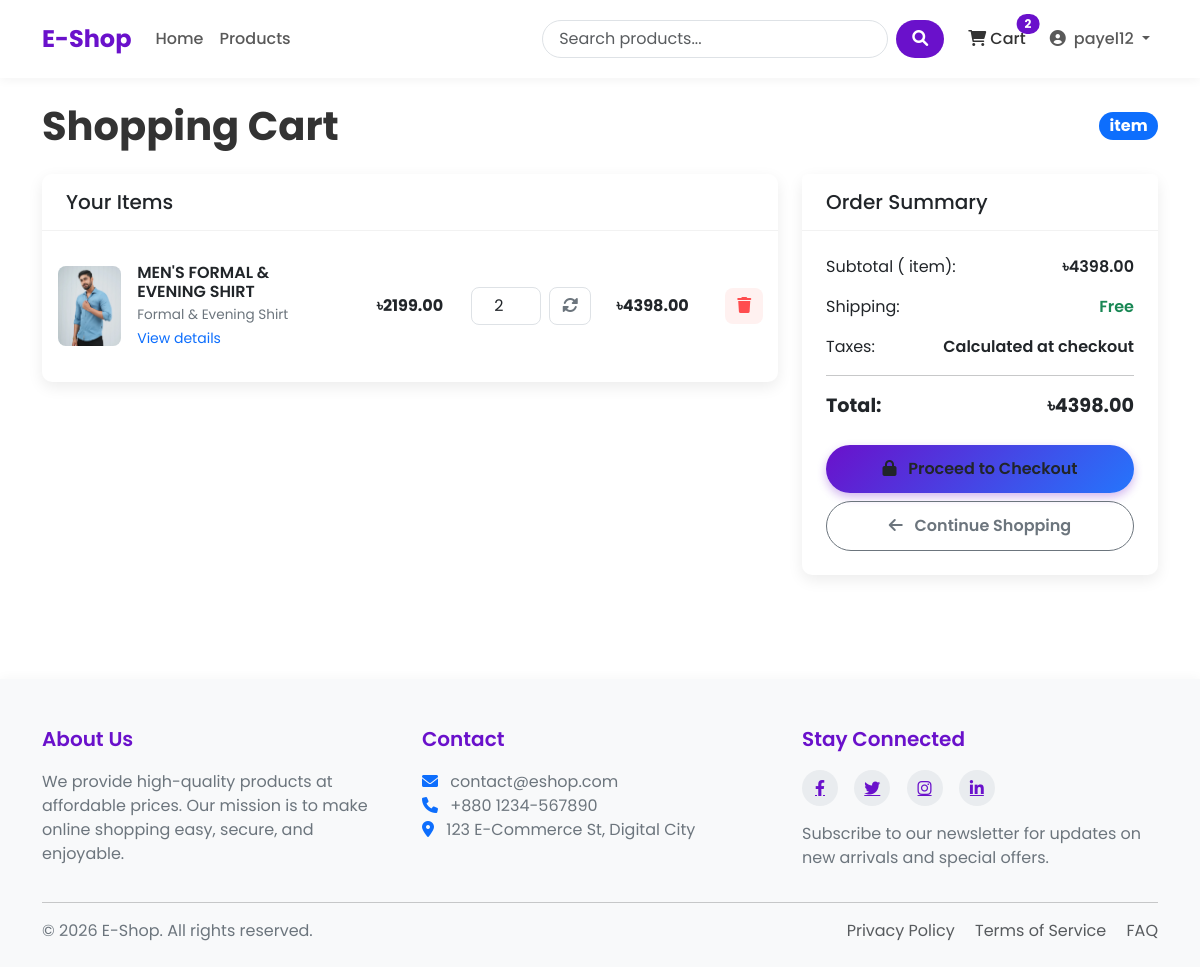
The page /cart/ (signed in) on the database as committed earlier.
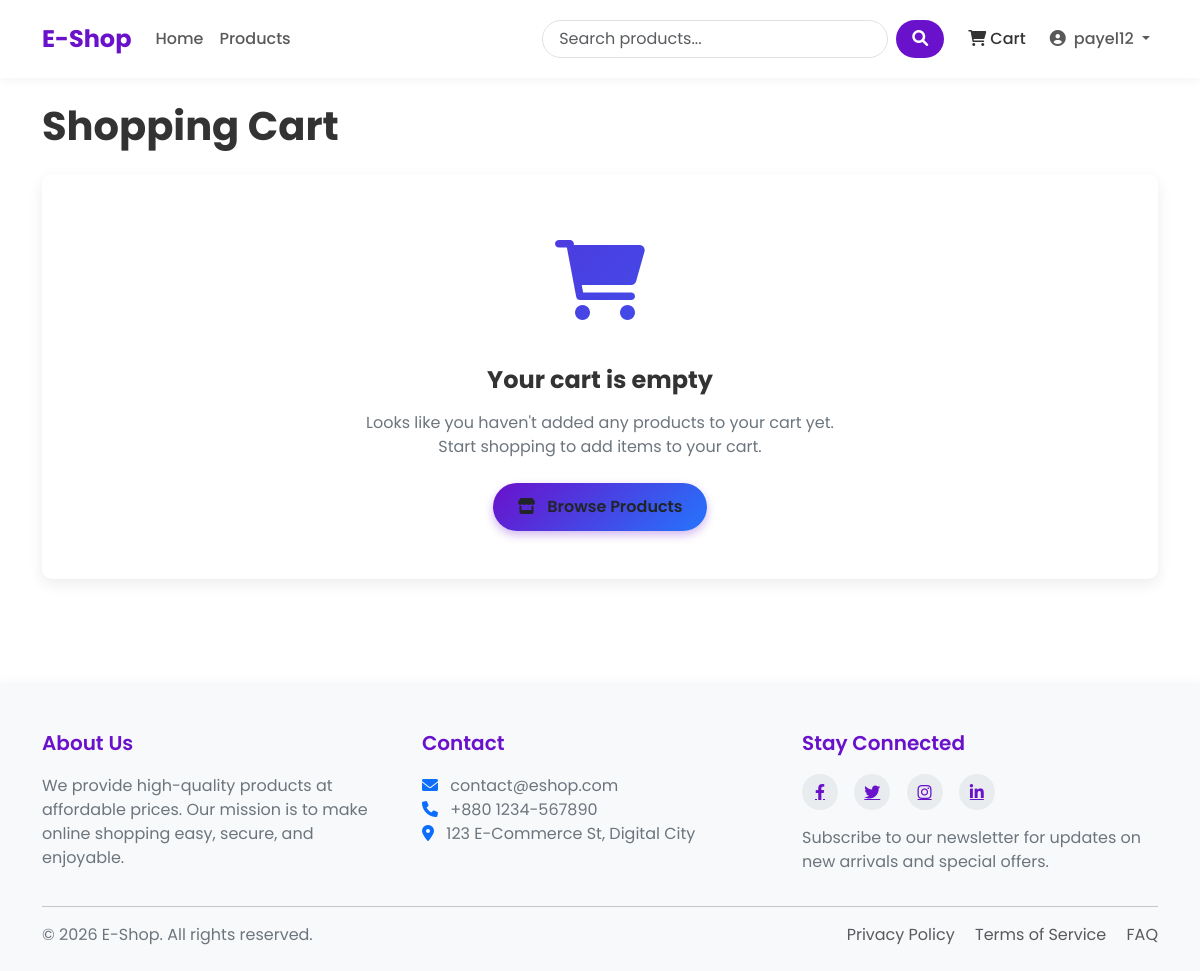
The same page on the database as committed later.
### shop/models.py (models this page shows, shortened)
class CartItem(models.Model):
     cart = models.ForeignKey(Cart,on_delete=models.CASCADE,related_name='items')
     product = models.ForeignKey(Product,on_delete=models.CASCADE)
     quantity = models.PositiveBigIntegerField(default=1)
     def get_cost(self):
           return self.quantity*self.product.price

class Product(models.Model):
     name = models.CharField(max_length=100)
     slug = models.SlugField(max_length=100,unique=True)
     category = models.ForeignKey(Category,on_delete=models.CASCADE,related_name='products')
     description = models.TextField()
     price = models.DecimalField(max_digits=10,decimal_places=2)
     stock = models.PositiveBigIntegerField(default=1)
     available = models.BooleanField(default=True)
     created = models.DateTimeField(auto_now_add=True)
     updated = models.DateTimeField(auto_now=True)
     image = models.ImageField(upload_to='products/%Y/%m/%d')

class Category(models.Model):
      name = models.CharField(max_length=100)
      slug = models.SlugField(max_length=100,unique=True)
      description = models.TextField(blank=True)
      class Meta:
            verbose_name_plural = 'categories'

class Cart(models.Model):
     user = models.OneToOneField(User,on_delete=models.CASCADE)
     created = models.DateTimeField(auto_now_add=True)
     updated = models.DateTimeField(auto_now=True)
     def get_total_price(self):
           return sum(item.get_cost() for item in self.items.all())
     @property
     def cart_items_count(self):
         return sum(item.quantity for item in self.items.all())

### shop/views.py (the view)
# urls.py: path('cart/', views.cart_detail, name = 'cart_detail'),
@login_required
def cart_detail(request):
    try:
        cart = models.Cart.objects.get(user = request.user)
    except models.Cart.DoesNotExist:
        cart = models.Cart.objects.create(user = request.user)
    return render(request,'shop/cart.html',{'cart':cart})

### shop/context_processors.py (called while the page is built)
def cart_items_count(request):
    if request.user.is_authenticated:
       try:
           cart = Cart.objects.get(user=request.user)
           return {'cart_items_count' : cart.cart_items_count}
       except Cart.DoesNotExist:
           {'cart_items_count':0}
    return {'cart_items_count':0}

### shop/templates/shop/cart.html (shortened to what the changed rows need)
{% extends 'base.html' %}
{% block content %}
<div class="cart-header">
    <h1 class="cart-title">Shopping Cart</h1>
    {% if cart.items.all %}
    <span class="badge bg-primary rounded-pill fs-6">{{ cart.get_total_items }} item{{ cart.get_total_items|pluralize }}</span>
    {% endif %}
</div>
{% if cart.items.all %}
<div class="row">
    <div class="col-lg-8">
        <div class="cart-card card">
            <div class="card-header">
                <h5 class="mb-0">Your Items</h5>
            </div>
            <div class="card-body">
                {% for item in cart.items.all %}
                <div class="cart-item row align-items-center">
                    <div class="col-md-5">
                        <div class="d-flex align-items-center">
                            {% if item.product.image %}
                            <div class="cart-item-image me-3">
                                <img src="{{ item.product.image.url }}" alt="{{ item.product.name }}"
                                     class="img-fluid">
                            </div>
                            {% else %}
                            <div class="bg-light text-center cart-item-image me-3 d-flex justify-content-center align-items-center">
                                <i class="fas fa-image fa-2x text-muted"></i>
                            </div>
                            {% endif %}
                            <div>
                                <h6 class="cart-item-title">{{ item.product.name }}</h6>
                                <div class="cart-item-category">{{ item.product.category.name }}</div>
                                <a href="{% url 'product_detail' item.product.slug %}" class="text-decoration-none">
                                    <small class="text-primary">View details</small>
                                </a>
                            </div>
                        </div>
                    </div>
                    <div class="col-md-2 text-center">
                        <div class="fw-bold">৳{{ item.product.price }}</div>
                    </div>
                    <div class="col-md-2">
                        <form action="{% url 'cart_update' item.product.id %}" method="post" class="d-flex align-items-center justify-content-center">
                            <input type="number" name="quantity" class="form-control cart-quantity-input"
                                   value="{{ item.quantity }}" min="1" max="{{ item.product.stock }}">
                            <button type="submit" class="cart-update-btn ms-2">
                                <i class="fas fa-sync-alt"></i>
                            </button>
                        </form>
                    </div>
                    <div class="col-md-2 text-center">
                        <div class="fw-bold">৳{{ item.get_cost }}</div>
                    </div>
                    <div class="col-md-1 text-end">
                        <form action="{% url 'cart_remove' item.product.id %}" method="post">
                            <button type="submit" class="cart-remove-btn">
                                <i class="fas fa-trash"></i>
                            </button>
                        </form>
                    </div>
                </div>
                {% endfor %}
            </div>
        </div>
    </div>
    <div class="col-lg-4">
        <div class="summary-card card">
            <div class="card-header">
                <h5 class="mb-0">Order Summary</h5>
            </div>
            <div class="card-body">
                <div class="summary-item">
                    <span>Subtotal ({{ cart.get_total_items }} item{{ cart.get_total_items|pluralize }}):</span>
                    <span class="summary-value">৳{{ cart.get_total_price }}</span>
                </div>
                <div class="summary-item">
                    <span>Shipping:</span>
                    <span class="summary-value text-success">Free</span>
                </div>
                <div class="summary-item">
                    <span>Taxes:</span>
                    <span class="summary-value">Calculated at checkout</span>
                </div>
                <hr>
                <div class="summary-item mb-4">
                    <span class="summary-total">Total:</span>
                    <span class="summary-total">৳{{ cart.get_total_price }}</span>
                </div>
                <div class="d-grid gap-2">
                    <a href="{% url 'checkout' %}" class="btn checkout-btn">
                        <i class="fas fa-lock me-2"></i> Proceed to Checkout
                    </a>
                    <a href="{% url 'product_list' %}" class="btn btn-outline-secondary continue-btn">
                        <i class="fas fa-arrow-left me-2"></i> Continue Shopping
                    </a>
                </div>
            </div>
        </div>
    </div>
</div>
{% else %}
<div class="empty-cart">
    <div class="empty-cart-icon">
        <i class="fas fa-shopping-cart"></i>
    </div>
    <h3 class="empty-cart-title">Your cart is empty</h3>
    <p class="empty-cart-text">Looks like you haven't added any products to your cart yet.<br>Start shopping to add items to your cart.</p>
    <a href="{% url 'product_list' %}" class="btn browse-btn">
        <i class="fas fa-store me-2"></i> Browse Products
    </a>
</div>
{% endif %}
{% endblock %}

### templates/base.html (shortened to what the changed rows need)
<!DOCTYPE html>
<html lang="en">
<head>
    <link href="https://cdn.jsdelivr.net/npm/bootstrap@5.3.0/dist/css/bootstrap.min.css" rel="stylesheet">
    <link rel="stylesheet" href="https://cdnjs.cloudflare.com/ajax/libs/font-awesome/6.0.0/css/all.min.css">
    {% load static %}
</head>
<body>
    <header>
        <nav class="navbar navbar-expand-lg navbar-light bg-white">
            <div class="container">
                <div class="collapse navbar-collapse" id="navbarNav">
                    <ul class="navbar-nav">
                        <li class="nav-item me-2">
                            <a class="nav-link cart-btn" href="{% url 'cart_detail' %}">
                                <i class="fas fa-shopping-cart"></i> Cart
                                {% if cart_items_count %}
                                    <span class="badge rounded-pill cart-badge">{{ cart_items_count }}</span>
                                {% endif %}
                            </a>
                        </li>
                    </ul>
                </div>
            </div>
        </nav>
    </header>
    <main class="container my-4">
        {% block content %}{% endblock %}
    </main>
</body>
</html>

Rows that differ between the two databases and show on the page:
removed CartItem: product.image (picture), product.name "MEN'S FORMAL & EVENING SHIRT", product.category.name "Formal & Evening Shirt", product.price "2199.00", quantity "2", get_cost "4398.00"
no longer on this page (row unchanged): Cart: get_total_price "4398.00"
Other text that changed with them:
{{ cart_items_count }}: "2" → (not shown)
text no longer shown: "item Your Items Order Summary Subtotal ( item ): ৳ Shipping: Free Taxes: Calculated at checkout Total: ৳ Proceed to Checkout Continue Shopping"
text now shown: "Your cart is empty Looks like you haven't added any products to your cart yet. Start shopping to add items to your cart. Browse Products"
